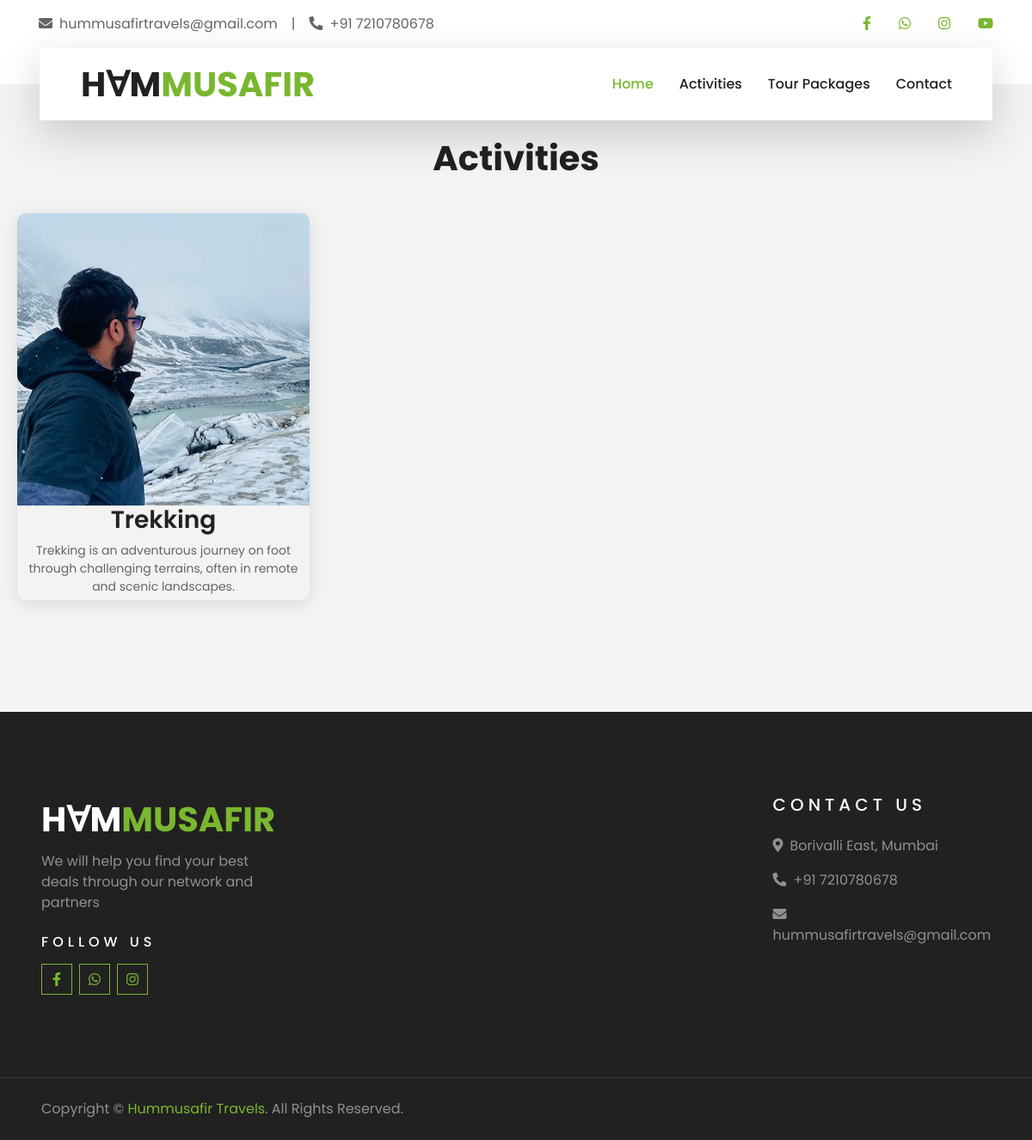
The page /activities/ on the database its author committed.
### homepage/models.py (models this page shows, shortened)
class Activity(models.Model):
    name = models.CharField(max_length=255)
    description = models.TextField()
    image = models.ImageField(upload_to='activities/', null=True, blank=True)

### homepage/views.py (the view)
# urls.py: path('activities/', views.activities_list, name='activities_list'),
def activities_list(request):
    activities = Activity.objects.all()
    context = {'activities': activities}
    return render(request, 'home/activities_list.html', context)

### templates/home/activities_list.html (shortened to what this page needs)
{% extends 'base.html' %}
{% block content %}
<div class="text-center mb-3 pb-3">
    <h1>Activities</h1>
</div>
<div class="activities-list">
        {% for activity in activities %}
            <div class="package-card">
                {% if activity.image %}
                    <img class="package_image"src="{{ activity.image.url }}" alt="{{ activity.name }}">
                {% endif %}
                <div class="activity-info">
                    <h3>{{ activity.name }}</h3>
                    <p class="package_description">{{ activity.description|truncatewords:20 }}</p>
                </div>
            </div>
        {% empty %}
        <p>No activities available at the moment.</p>
    {% endfor %}
</div>
{% endblock %}

### rows shown on the page
Activity: image (picture), name "Trekking", description "Trekking is an adventurous journey on foot through challenging terrains, often in remote and scenic landscapes."
